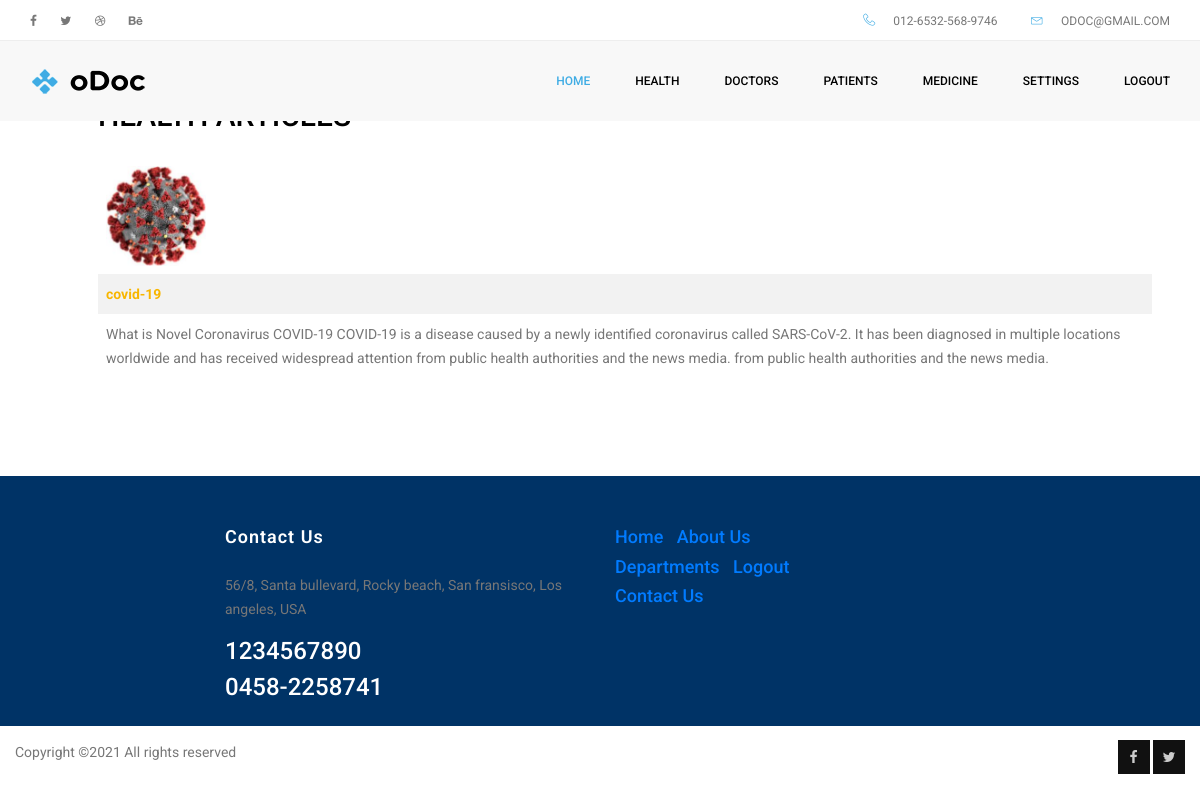
Page /admin/readmore.php?id=3 on the committed database.
### tables this page shows
CREATE TABLE `article` (
  `aid` int(11) NOT NULL,
  `did` int(11) NOT NULL,
  `date` date NOT NULL,
  `title` varchar(50) NOT NULL,
  `description` varchar(1000) NOT NULL,
  `image` varchar(500) NOT NULL
);

### admin/readmore.php (the view, shortened to what this page needs)
<!doctype html>
<html lang="en">
<head>
    <link rel="stylesheet" href="../css/bootstrap.css">
    <link rel="stylesheet" href="../vendors/linericon/style.css">
    <link rel="stylesheet" href="../css/font-awesome.min.css">
    <link rel="stylesheet" href="../vendors/owl-carousel/owl.carousel.min.css">
    <link rel="stylesheet" href="../vendors/lightbox/simpleLightbox.css">
    <link rel="stylesheet" href="../vendors/nice-select/css/nice-select.css">
    <link rel="stylesheet" href="../vendors/animate-css/animate.css">
    <link rel="stylesheet" href="../vendors/jquery-ui/jquery-ui.css">
    <link rel="stylesheet" href="../css/style.css">
    <link rel="stylesheet" href="../css/responsive.css">
	     <link rel="stylesheet" href="../css/table.css">
</head>
<body>
	<header class="header_area">
	  <div class="top_menu row m0">
			<div class="container">
				<div class="float-left">
					<ul class="left_side">
						<li>
							<a href="#">
								<i class="fa fa-facebook-f"></i>
							</a>
						</li>
						<li>
							<a href="#">
								<i class="fa fa-twitter"></i>
							</a>
						</li>
						<li>
							<a href="#">
								<i class="fa fa-dribbble"></i>
							</a>
						</li>
						<li>
							<a href="#">
								<i class="fa fa-behance"></i>
							</a>
						</li>
					</ul>
				</div>
				<div class="float-right">
					<ul class="right_side">
						<li>
							<a href="#">
								<i class="lnr lnr-phone-handset"></i>
								012-6532-568-9746
							</a>
						</li>
						<li>
							<a href="#">
								<i class="lnr lnr-envelope"></i>
								odoc@gmail.com
							</a>
						</li>
					</ul>
				</div>
			</div>
		</div>
		<div class="main_menu">
			<nav class="navbar navbar-expand-lg navbar-light">
				<div class="container">
					<a class="navbar-brand logo_h" href="#">
						<img src="../img/logo1.png" alt="">
					</a>
					<div class="collapse navbar-collapse offset" id="navbarSupportedContent">
						<div class="row ml-0 w-100">
							<div class="col-lg-12 pr-0">
								<ul class="nav navbar-nav center_nav pull-right">
									<li class="nav-item active" >
										<a class="nav-link" href="admin_home.php">Home</a>
									</li><li class="nav-item submenu dropdown">
										<a href="#" class="nav-link dropdown-toggle" data-toggle="dropdown" role="button" aria-haspopup="true" aria-expanded="false">health</a>
									</li>
                                    <li class="nav-item submenu dropdown">
										<a href="#" class="nav-link dropdown-toggle" data-toggle="dropdown" role="button" aria-haspopup="true" aria-expanded="false">Doctors</a>
									</li>
                                    <li class="nav-item submenu dropdown">
										<a href="#" class="nav-link dropdown-toggle" data-toggle="dropdown" role="button" aria-haspopup="true" aria-expanded="false">Patients</a>
									</li>
									 <li class="nav-item submenu dropdown">
										<a href="#" class="nav-link dropdown-toggle" data-toggle="dropdown" role="button" aria-haspopup="true" aria-expanded="false">Medicine</a>
									</li>
                                    <li class="nav-item submenu dropdown">
										<a href="#" class="nav-link dropdown-toggle" data-toggle="dropdown" role="button" aria-haspopup="true" aria-expanded="false">Settings</a>
									</li>
									<li class="nav-item ">
										<a class="nav-link" href="../logout.php">logout</a>
									</li>
								</ul>
							</div>
						</div>
					</div>
				</div>
			</nav>
		</div>
	</header>
   <section class="team-area section_gap">
      <div id="content" class="p-4 p-md-5" style="margin-left:50px">
<h2 class="mb-4">HEALTH ARTICLES</h2>
        <form  method="post" enctype="multipart/form-data">
<table >
<?php
$con=mysqli_connect("localhost","root","","find_my_doctor");
$q=$_GET['id'];
$a="SELECT * FROM `article` WHERE aid='$q'";
$ex=mysqli_query($con,$a);
while($r=mysqli_fetch_array($ex))
{
$files=explode(",",$r[5]);
 foreach($files as $f)
 {
 ?>
 <td><img src="../image/<?php echo $f;?>" height="100" width="100"></td>
 <?php
 }
 ?>
 <tr><td><b><?php echo $r[3];?></b></td></tr>
 <tr><td><?php echo $r[4];?></td></tr><?php
 }
 ?>
 </table>
 </form>
      </div>
<section class="team-area section_gap">
      <footer class="footer-area section_gap">
		<div class="container" style="height:150px">
			<div class="row">
				<div class="col-lg-2  col-md-6">
				</div>
				<div class="col-lg-4  col-md-6">
					<div class="single-footer-widget mail-chimp">
						<h6 class="mb-20">Contact Us</h6>
						<p>
							56/8, Santa bullevard, Rocky beach, San fransisco, Los angeles, USA
						</p>
						<h3>1234567890</h3>
						<h3>0458-2258741</h3>
					</div>
				</div>
				<div class="col-lg-6  col-md-12">
					<div class="single-footer-widget newsletter">
						<h4><a href="../index.php">Home</a>&nbsp;&nbsp;&nbsp;<a href="../about.php">About Us</a></h4>
                        <h4><a href="../department.php">Departments</a>&nbsp;&nbsp;&nbsp;<a href="../logout.php">Logout</a></h4>
                        <h4><a href="../contact.php">Contact Us</a></h4>
					</div>
				</div>
			</div>
			<div class="row footer-bottom d-flex justify-content-between" style="margin-top:-50px">
				<p class=" footer-text m-0">
Copyright &copy;<script>document.write(new Date().getFullYear());</script> All rights reserved
				</p>
				<div class=" footer-social" style="margin-left:100px">
					<a href="#">
						<i class="fa fa-facebook"></i>
					</a>
					<a href="#">
						<i class="fa fa-twitter"></i>
					</a>
				</div>
			</div>
		</div>
	</footer>
</body>
</html>

### css/table.css (style rules this page uses)
table { border-collapse: collapse; width: 100%; }
th, td { text-align: left; padding: 8px; }
tr:nth-child(even) { background-color: #f2f2f2 }

### rows in the picture
article: image (picture), title "covid-19", description "What is Novel Coronavirus COVID-19 COVID-19 is a disease caused by a newly identified coronavirus called SARS-CoV-2. It has been diagnosed in multiple locations worldwide and has received widespread attention from public health authorities and the news media. from public health authorities and the news media."
